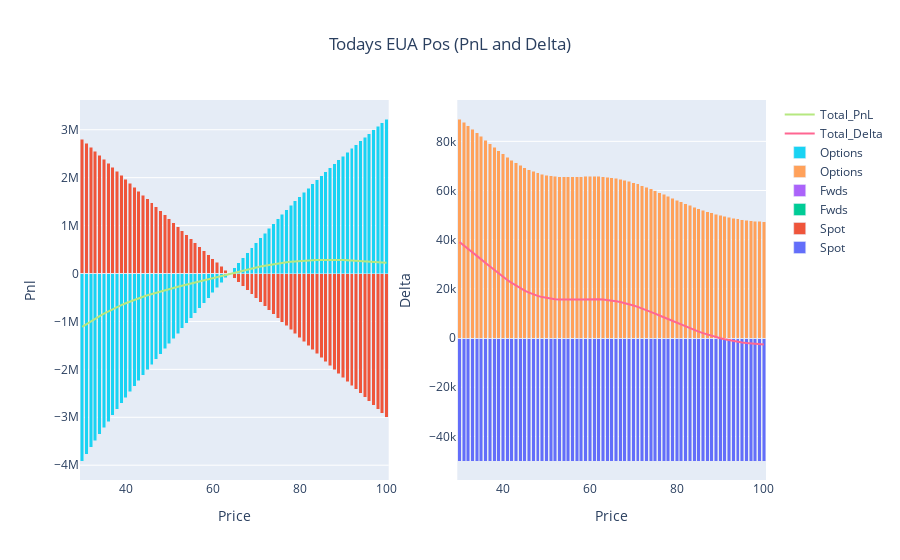

Here is the notebook cell this chart was saved with:
### Markdown cell above
# Today's Position

### Code cell
## USE THIS STYLE OF GRAPHING FOR TODAY DATE ENTRY ##
position_functions = Position_Reporting(positions, 'EUA', current_date)
pnl, delta, theta, vega, value = position_functions.combine_frame()

fig_d = go.Figure()

fig_d.add_trace(go.Bar(x=delta.Price, y=delta.Spot, name='Spot', base=0))
fig_d.add_trace(go.Bar(x=delta.Price, y=delta.Fwds, name='Fwds', base=0))
fig_d.add_trace(go.Bar(x=delta.Price, y=delta.Options, name='Options', base=0))
fig_d.add_trace(go.Scatter(x=delta.Price, y=delta.Total_Delta, mode='lines', name='Total_Delta'))

#fig_d.update_layout(title='ACCU Delta Today', xaxis_title='Price', yaxis_title='Delta', barmode='stack')
#fig_d.show()

#~~~~~~~~~~~~~~~~~~~~~~~~~~~~~~~~~
fig_p = go.Figure()

fig_p.add_trace(go.Bar(x=pnl.Price, y=pnl.Spot, name='Spot', base=0))
fig_p.add_trace(go.Bar(x=pnl.Price, y=pnl.Fwds, name='Fwds', base=0))
fig_p.add_trace(go.Bar(x=pnl.Price, y=pnl.Options, name='Options', base=0))
fig_p.add_trace(go.Scatter(x=pnl.Price, y=pnl.Total_Pnl, mode='lines', name='Total_PnL'))

#fig_p.update_layout(title='ACCU PnL Today', xaxis_title='Price', yaxis_title='pnl', barmode='stack')
#fig_p.show()


#~~~~~~~~~~~~~~~~~~~~~~~~~~~~~~~
fig = make_subplots(rows=1, cols=2)
for i in range(0,len(fig_d.data)):
    fig.add_trace(fig_d.data[i], row=1, col=2)
    fig.add_trace(fig_p.data[i], row=1, col=1)
    
fig.update_layout(title={'text': 'Todays EUA Pos (PnL and Delta)','x': 0.5,'xanchor': 'center'}, barmode='stack')

fig.update_xaxes(title_text="Price", row=1, col=1)
fig.update_yaxes(title_text="Pnl", row=1, col=1)
fig.update_xaxes(title_text="Price", row=1, col=2)
fig.update_yaxes(title_text="Delta", row=1, col=2)    
fig.show()
